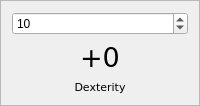
            <widget class="QFrame" name="frame_11">
             <property name="frameShape">
              <enum>QFrame::StyledPanel</enum>
             </property>
             <layout class="QVBoxLayout" name="verticalLayout_13">
              <item>
               <widget class="QSpinBox" name="spinBox_8">
                <property name="maximum">
                 <number>20</number>
                </property>
                <property name="value">
                 <number>10</number>
                </property>
               </widget>
              </item>
              <item>
               <widget class="QLabel" name="label_19">
                <property name="font">
                 <font>
                  <family>DejaVu Sans</family>
                  <pointsize>20</pointsize>
                 </font>
                </property>
                <property name="text">
                 <string>+0</string>
                </property>
                <property name="alignment">
                 <set>Qt::AlignHCenter|Qt::AlignTop</set>
                </property>
               </widget>
              </item>
              <item>
               <widget class="QLabel" name="label_18">
                <property name="font">
                 <font>
                  <family>DejaVu Sans</family>
                  <pointsize>8</pointsize>
                 </font>
                </property>
                <property name="text">
                 <string>Dexterity</string>
                </property>
                <property name="alignment">
                 <set>Qt::AlignHCenter|Qt::AlignTop</set>
                </property>
               </widget>
              </item>
             </layout>
            </widget>
